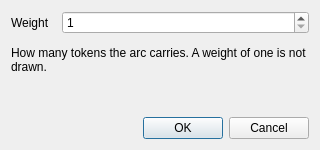
<?xml version="1.0" encoding="UTF-8"?>
<ui version="4.0">
 <class>ArcDialog</class>
 <widget class="QDialog" name="ArcDialog">
  <property name="geometry">
   <rect>
    <x>0</x>
    <y>0</y>
    <width>320</width>
    <height>150</height>
   </rect>
  </property>
  <property name="windowTitle">
   <string>Arc</string>
  </property>
  <property name="modal">
   <bool>true</bool>
  </property>
  <layout class="QVBoxLayout" name="dialog_layout">
   <property name="spacing">
    <number>12</number>
   </property>
   <item>
    <layout class="QFormLayout" name="form_layout">
     <property name="horizontalSpacing">
      <number>12</number>
     </property>
     <property name="verticalSpacing">
      <number>8</number>
     </property>
     <item row="0" column="0">
      <widget class="QLabel" name="weight_label">
       <property name="text">
        <string>Weight</string>
       </property>
       <property name="buddy">
        <cstring>weight_spin</cstring>
       </property>
      </widget>
     </item>
     <item row="0" column="1">
      <widget class="QSpinBox" name="weight_spin">
       <property name="minimum">
        <number>1</number>
       </property>
       <property name="maximum">
        <number>999999</number>
       </property>
       <property name="value">
        <number>1</number>
       </property>
      </widget>
     </item>
    </layout>
   </item>
   <item>
    <widget class="QLabel" name="hint_label">
     <property name="wordWrap">
      <bool>true</bool>
     </property>
     <property name="text">
      <string extracomment="under the weight field of the Arc dialog">How many tokens the arc carries. A weight of one is not drawn.</string>
     </property>
    </widget>
   </item>
   <item>
    <spacer name="bottom_spacer">
     <property name="orientation">
      <enum>Qt::Orientation::Vertical</enum>
     </property>
     <property name="sizeHint" stdset="0">
      <size>
       <width>0</width>
       <height>0</height>
      </size>
     </property>
    </spacer>
   </item>
   <item>
    <widget class="QDialogButtonBox" name="button_box">
     <property name="orientation">
      <enum>Qt::Orientation::Horizontal</enum>
     </property>
     <property name="standardButtons">
      <set>QDialogButtonBox::StandardButton::Cancel|QDialogButtonBox::StandardButton::Ok</set>
     </property>
    </widget>
   </item>
  </layout>
 </widget>
 <resources/>
 <connections/>
</ui>
